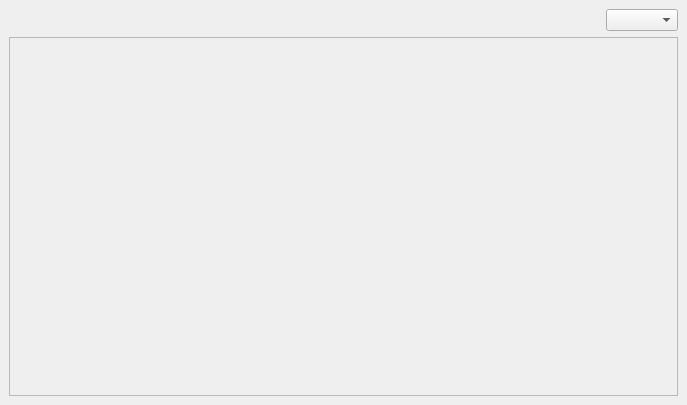
<?xml version="1.0" encoding="UTF-8"?>
<ui version="4.0">
 <class>TemplateDock</class>
 <widget class="QDockWidget" name="TemplateDock">
  <property name="geometry">
   <rect>
    <x>0</x>
    <y>0</y>
    <width>687</width>
    <height>405</height>
   </rect>
  </property>
  <property name="minimumSize">
   <size>
    <width>300</width>
    <height>404</height>
   </size>
  </property>
  <property name="windowTitle">
   <string>Template</string>
  </property>
  <widget class="QWidget" name="dockWidgetContents">
   <layout class="QVBoxLayout" name="verticalLayout">
    <item>
     <layout class="QHBoxLayout" name="horizontalLayout">
      <item>
       <spacer name="horizontalSpacer">
        <property name="orientation">
         <enum>Qt::Horizontal</enum>
        </property>
        <property name="sizeHint" stdset="0">
         <size>
          <width>40</width>
          <height>20</height>
         </size>
        </property>
       </spacer>
      </item>
      <item>
       <widget class="QComboBox" name="comboBox"/>
      </item>
     </layout>
    </item>
    <item>
     <widget class="QScrollArea" name="scrollArea">
      <property name="contextMenuPolicy">
       <enum>Qt::CustomContextMenu</enum>
      </property>
      <property name="widgetResizable">
       <bool>true</bool>
      </property>
      <widget class="QWidget" name="scrollAreaWidgetContents">
       <property name="geometry">
        <rect>
         <x>0</x>
         <y>0</y>
         <width>663</width>
         <height>321</height>
        </rect>
       </property>
       <property name="contextMenuPolicy">
        <enum>Qt::CustomContextMenu</enum>
       </property>
       <layout class="QVBoxLayout" name="verticalLayout_2">
        <property name="spacing">
         <number>5</number>
        </property>
        <property name="leftMargin">
         <number>0</number>
        </property>
        <property name="topMargin">
         <number>0</number>
        </property>
        <property name="rightMargin">
         <number>0</number>
        </property>
        <property name="bottomMargin">
         <number>0</number>
        </property>
       </layout>
      </widget>
     </widget>
    </item>
   </layout>
  </widget>
  <action name="actionAddToTimeline">
   <property name="text">
    <string>AddToTimeline</string>
   </property>
   <property name="toolTip">
    <string>Add To Timeline</string>
   </property>
  </action>
 </widget>
 <resources/>
 <connections/>
</ui>
